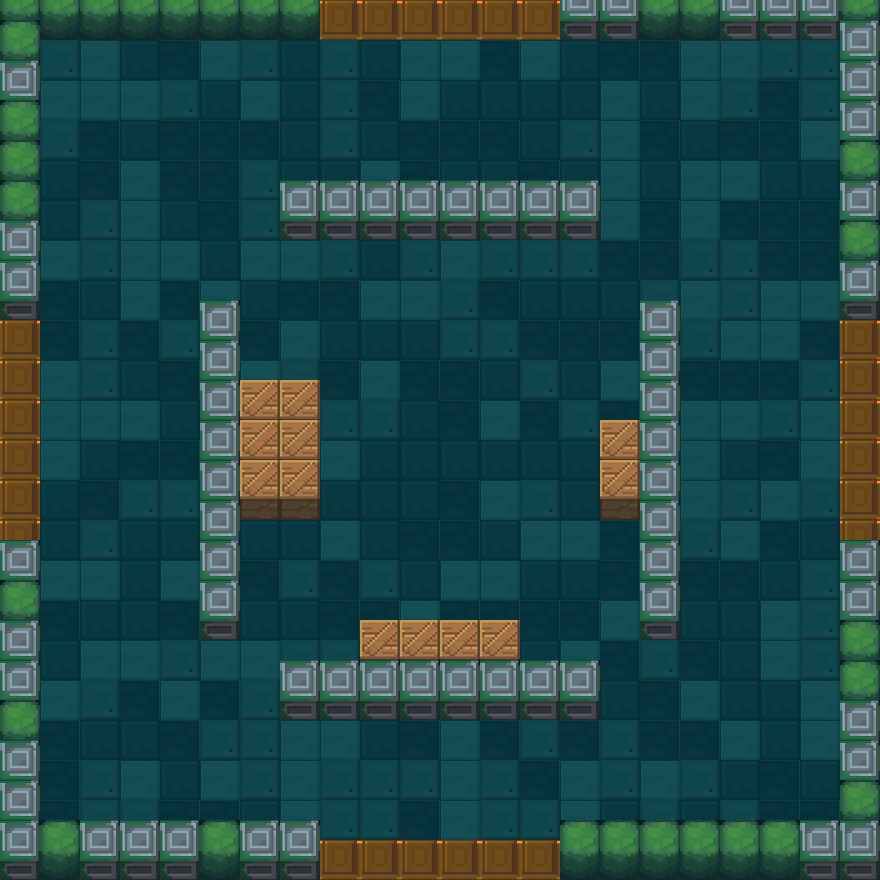

This is a level from a 2D game, rendered from its Tiled map with the project's own tilesets. A one-line summary and the map file follow, with tile-layer data summarised:
An orthogonal 22x22 tile map with 40x40 px tiles, 7 tile layers (MonsterMeta, Meta, exit, floor, ...), 5 tilesets and 17 objects (Manager, Speed1, Speed2, Speed3, Speed4, ...).

<map version="1.0" orientation="orthogonal" renderorder="right-down" width="22" height="22" tilewidth="40" tileheight="40">
 <tileset firstgid="1" name="floor" tilewidth="40" tileheight="40">
  <image source="floors.png" width="160" height="40" />
 </tileset>
 <tileset firstgid="5" name="roomVerge" tilewidth="40" tileheight="60">
  <image source="1.png" width="80" height="60" />
 </tileset>
 <tileset firstgid="7" name="boxBarrier" tilewidth="40" tileheight="60">
  <image source="木箱.png" width="40" height="60" />
 </tileset>
 <tileset firstgid="8" name="meta" tilewidth="40" tileheight="40">
  <image source="meta_tiles.png" width="280" height="70" />
  <tile id="0">
   <properties>
    <property name="Collidable" value="true" />
   </properties>
  </tile>
 </tileset>
 <tileset firstgid="15" name="exit" tilewidth="40" tileheight="40">
  <image source="上下门（关）.png" width="40" height="80" />
 </tileset>
 <layer name="MonsterMeta" width="22" height="22">
  <properties>
   <property name="cc_vertexz" value="-800" />
  </properties>
  <data>[484 cells, 128 non-empty, 1 distinct tile ids]</data>
 </layer>
 <layer name="Meta" width="22" height="22">
  <properties>
   <property name="cc_vertexz" value="-800" />
  </properties>
  <data>[484 cells, 104 non-empty, 1 distinct tile ids]</data>
 </layer>
 <layer name="exit" width="22" height="22">
  <properties>
   <property name="cc_vertexz" value="-500" />
  </properties>
  <data>[484 cells, 24 non-empty, 1 distinct tile ids]</data>
 </layer>
 <layer name="floor" width="22" height="22">
  <properties>
   <property name="cc_vertexz" value="-500" />
  </properties>
  <data>[484 cells, 400 non-empty, 4 distinct tile ids]</data>
 </layer>
 <layer name="roomVerge" width="22" height="22">
  <properties>
   <property name="cc_vertexz" value="automatic" />
  </properties>
  <data>[484 cells, 60 non-empty, 2 distinct tile ids]</data>
 </layer>
 <layer name="box" width="22" height="22">
  <properties>
   <property name="cc_vertexz" value="automatic" />
  </properties>
  <data>[484 cells, 12 non-empty, 1 distinct tile ids]</data>
 </layer>
 <layer name="barrier" width="22" height="22">
  <properties>
   <property name="cc_vertexz" value="automatic" />
  </properties>
  <data>[484 cells, 32 non-empty, 1 distinct tile ids]</data>
 </layer>
 <objectgroup name="ObjectManager">
  <object name="Manager" x="437.333" y="432" />
 </objectgroup>
 <objectgroup name="ObjectSpeed">
  <object name="Speed1" x="376" y="377.333" />
  <object name="Speed2" x="422.667" y="378.667" />
  <object name="Speed3" x="458.667" y="374.667" />
  <object name="Speed4" x="497.333" y="376" />
  <object name="Speed5" x="504" y="416" />
  <object name="Speed6" x="458.667" y="416" />
  <object name="Speed7" x="417.333" y="414.667" />
  <object name="Speed8" x="382.667" y="416" />
  <object name="Speed9" x="380" y="456" />
  <object name="Speed10" x="416" y="456" />
  <object name="Speed11" x="461.333" y="458.667" />
  <object name="Speed12" x="500" y="456" />
  <object name="Speed13" x="500" y="496" />
  <object name="Speed14" x="462.667" y="497.333" />
  <object name="Speed15" x="422.667" y="500" />
  <object name="Speed16" x="378.667" y="497.333" />
 </objectgroup>
</map>
